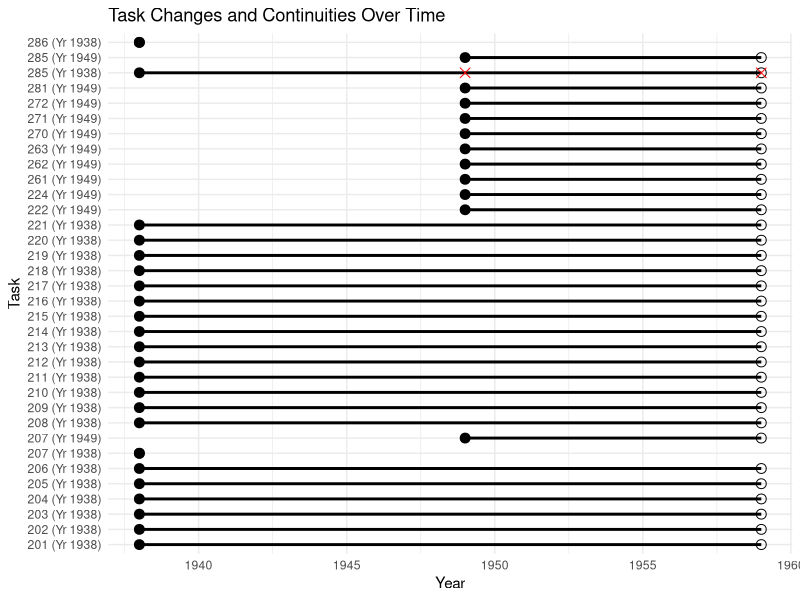

Reproduce this figure in R.
library(ggplot2)
library(dplyr)

# Load the data
data <- read.csv("test_labels_final.csv")

# Process the data to identify the start, end, and reassignment years
task_info <- data |>
  group_by(label) |>
  summarise(start = min(Year), end = max(Year), Task = first(Task)) |>
  mutate(Task = as.factor(Task))

# Identify reassigned tasks (task number and first few numbers of the label don't match)
data$label_prefix <- as.numeric(sub("\\(.*", "", data$label))
reassigned_tasks <- data |>
  filter(Task != label_prefix) |>
  mutate(Task = as.factor(Task))

# Prepare the plot
ggplot() +
  geom_segment(data=task_info, aes(x=start, xend=end, y=label, yend=label),
               size = 1) +
  geom_point(data=task_info, aes(x=start, y=label), size=3) +
  geom_point(data=task_info, aes(x=end, y=label), shape=1, size=3) +
  geom_point(data=reassigned_tasks, 
             aes(x=Year, y=label), color="red", shape=4, size=3) +
  scale_y_discrete(limits = task_info$label) +
  labs(x="Year", y="Task", title="Task Changes and Continuities Over Time") +
  theme_minimal()
